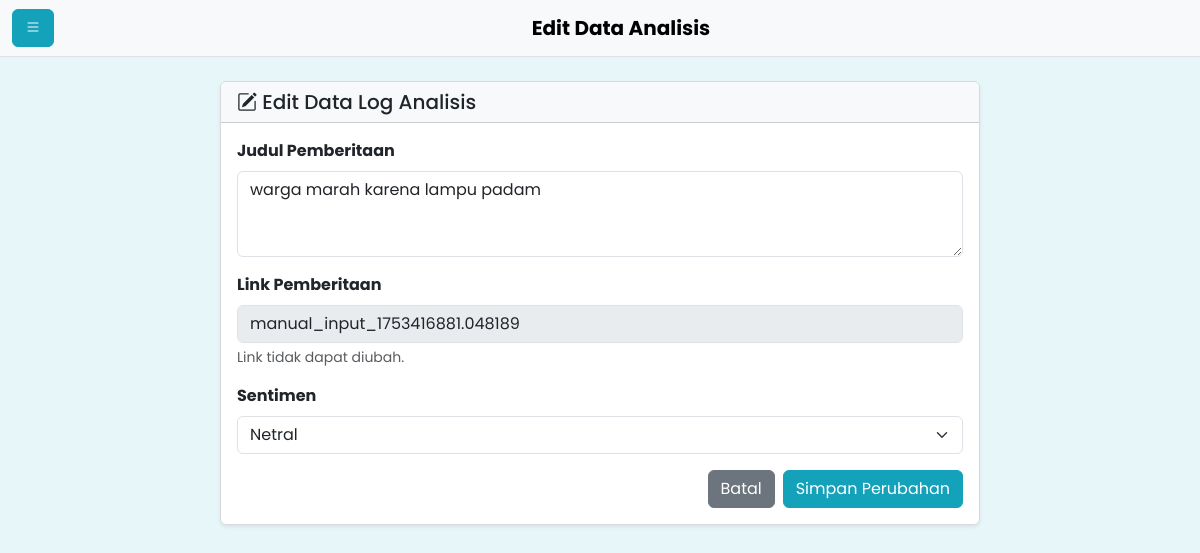
The page /analisis/edit/7 on the database its author committed.
### tables this page shows
CREATE TABLE analisis_data (
            id INTEGER PRIMARY KEY AUTOINCREMENT,
            tanggal TEXT,
            bulan TEXT,
            tahun TEXT,
            judul_pemberitaan TEXT NOT NULL,
            link_pemberitaan TEXT NOT NULL UNIQUE,
            nama_media TEXT,
            sentimen TEXT
        );

### app.py (the view)
@app.route('/analisis/edit/<int:analysis_id>', methods=['GET', 'POST'])
def edit_analisis_route(analysis_id):
    item = database.get_analisis_data_by_id(analysis_id)
    if not item:
        flash('Data analisis tidak ditemukan.', 'danger')
        return redirect(url_for('analisis'))
    if request.method == 'POST':
        data = {'id': analysis_id, 'judul_pemberitaan': request.form.get('judul_pemberitaan'), 'sentimen': request.form.get('sentimen')}
        database.update_analisis_data(data)
        flash('Data analisis berhasil diperbarui!', 'success')
        return redirect(url_for('analisis'))
    return render_template('analisis/edit_analisis.html', item=item)

### utils/database.py (called while the page is built)
def get_db_connection():
    conn = sqlite3.connect(DATABASE_NAME)
    conn.row_factory = sqlite3.Row
    return conn

def get_analisis_data_by_id(analysis_id):
    conn = get_db_connection()
    item = conn.execute('SELECT * FROM analisis_data WHERE id = ?', (analysis_id,)).fetchone()
    conn.close()
    return item

### templates/analisis/edit_analisis.html (shortened to what this page needs)
{% extends 'base.html' %}
{% block page_title %}Edit Data Analisis{% endblock %}
{% block content %}
<div class="row justify-content-center">
    <div class="col-md-8">
        <div class="card shadow-sm">
            <div class="card-header bg-light">
                <h5 class="mb-0"><i class="bi bi-pencil-square"></i> Edit Data Log Analisis</h5>
            </div>
            <div class="card-body">
                <form method="POST">
                    <div class="mb-3">
                        <label for="judul_pemberitaan" class="form-label fw-bold">Judul Pemberitaan</label>
                        <textarea class="form-control" id="judul_pemberitaan" name="judul_pemberitaan" rows="3" required>{{ item.judul_pemberitaan }}</textarea>
                    </div>
                    <div class="mb-3">
                        <label for="link_pemberitaan" class="form-label fw-bold">Link Pemberitaan</label>
                        <input type="text" class="form-control" id="link_pemberitaan" value="{{ item.link_pemberitaan }}" disabled readonly>
                        <div class="form-text">Link tidak dapat diubah.</div>
                    </div>
                    <div class="mb-3">
                        <label for="sentimen" class="form-label fw-bold">Sentimen</label>
                        <select class="form-select" id="sentimen" name="sentimen" required>
                            <option value="Netral" {% if item.sentimen == 'Netral' %}selected{% endif %}>Netral</option>
                        </select>
                    </div>
                    <div class="d-flex justify-content-end">
                        <a href="{{ url_for('analisis') }}" class="btn btn-secondary me-2">Batal</a>
                        <button type="submit" class="btn btn-primary">Simpan Perubahan</button>
                    </div>
                </form>
            </div>
        </div>
    </div>
</div>
{% endblock %}

### templates/base.html (shortened to what this page needs)
<!doctype html>
<html lang="id" data-bs-theme="light">
<head>
    <link href="https://cdn.jsdelivr.net/npm/bootstrap@5.3.3/dist/css/bootstrap.min.css" rel="stylesheet">
    <link rel="stylesheet" href="https://cdn.jsdelivr.net/npm/bootstrap-icons@1.11.3/font/bootstrap-icons.min.css">
    <link rel="stylesheet" href="{{ url_for('static', filename='css/style.css') }}">
</head>
<body>
<div class="main-content">
    <nav class="navbar navbar-expand-lg navbar-light bg-light border-bottom sticky-top">
        <div class="container-fluid">
            <button class="btn btn-primary" type="button" data-bs-toggle="offcanvas" data-bs-target="#sidebarMenu" aria-controls="sidebarMenu">
                <i class="bi bi-list"></i>
            </button>
            <a class="navbar-brand mx-auto fw-bold" href="#">
                {% block page_title %}PLN News Monitor{% endblock %}
            </a>
        </div>
    </nav>
    <div class="container-fluid p-4">
        {% block content %}{% endblock %}
    </div>
</div>
</body>
</html>

### static/css/style.css (style rules this page uses)
:root { --theme-primary: #14a2ba; --theme-primary-dark: #125d72; --theme-accent: #efe62f; --theme-bg: #e7f6f9; --theme-border: #d9d9d9; --bs-primary: var(--theme-primary); --bs-primary-rgb: 20, 162, 186; }
body { background-color: var(--theme-bg); font-family: 'Poppins', sans-serif; }
.btn, .card, .nav-link { transition: all 0.2s ease-in-out; }
.btn-primary { --bs-btn-bg: var(--theme-primary); --bs-btn-border-color: var(--theme-primary); --bs-btn-hover-bg: var(--theme-primary-dark); --bs-btn-hover-border-color: var(--theme-primary-dark); }
.card { border: 1px solid var(--theme-border); }

### rows shown on the page
analisis_data: judul_pemberitaan "warga marah karena lampu padam", link_pemberitaan "manual_input_1753416881.048189", sentimen "Netral"
